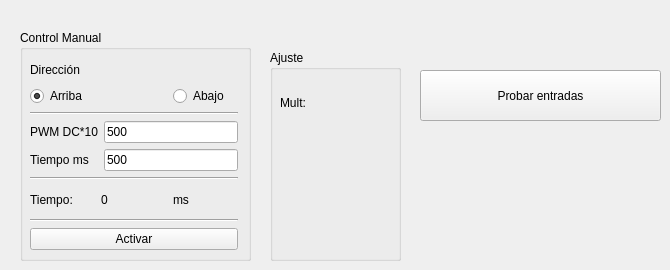
      <widget class="QWidget" name="tab_3">
       <attribute name="title">
        <string>ControlM</string>
       </attribute>
       <widget class="QGroupBox" name="groupBox_7">
        <property name="geometry">
         <rect>
          <x>20</x>
          <y>30</y>
          <width>231</width>
          <height>231</height>
         </rect>
        </property>
        <property name="title">
         <string>Control Manual</string>
        </property>
        <widget class="QWidget" name="layoutWidget_13">
         <property name="geometry">
          <rect>
           <x>10</x>
           <y>30</y>
           <width>208</width>
           <height>190</height>
          </rect>
         </property>
         <layout class="QVBoxLayout" name="verticalLayout_4">
          <item>
           <layout class="QGridLayout" name="gridLayout_7">
            <item row="0" column="0">
             <widget class="QLabel" name="label_18">
              <property name="text">
               <string>Dirección</string>
              </property>
             </widget>
            </item>
            <item row="0" column="1" colspan="2">
             <spacer name="horizontalSpacer_5">
              <property name="orientation">
               <enum>Qt::Horizontal</enum>
              </property>
              <property name="sizeHint" stdset="0">
               <size>
                <width>88</width>
                <height>20</height>
               </size>
              </property>
             </spacer>
            </item>
            <item row="1" column="0" colspan="2">
             <widget class="QRadioButton" name="radioButton_Up">
              <property name="text">
               <string>Arriba</string>
              </property>
              <property name="checked">
               <bool>true</bool>
              </property>
             </widget>
            </item>
            <item row="1" column="2">
             <widget class="QRadioButton" name="radioButton_Down">
              <property name="text">
               <string>Abajo</string>
              </property>
             </widget>
            </item>
           </layout>
          </item>
          <item>
           <widget class="Line" name="line_7">
            <property name="orientation">
             <enum>Qt::Horizontal</enum>
            </property>
           </widget>
          </item>
          <item>
           <layout class="QGridLayout" name="gridLayout_8">
            <item row="0" column="0">
             <widget class="QLabel" name="label_12">
              <property name="text">
               <string>PWM DC*10</string>
              </property>
             </widget>
            </item>
            <item row="0" column="1">
             <widget class="QLineEdit" name="lineEdit_pwmmc">
              <property name="text">
               <string>500</string>
              </property>
             </widget>
            </item>
            <item row="1" column="0">
             <widget class="QLabel" name="label_13">
              <property name="text">
               <string>Tiempo ms</string>
              </property>
             </widget>
            </item>
            <item row="1" column="1">
             <widget class="QLineEdit" name="lineEdit_dmc">
              <property name="text">
               <string>500</string>
              </property>
             </widget>
            </item>
           </layout>
          </item>
          <item>
           <widget class="Line" name="line_8">
            <property name="orientation">
             <enum>Qt::Horizontal</enum>
            </property>
           </widget>
          </item>
          <item>
           <layout class="QHBoxLayout" name="horizontalLayout_4">
            <item>
             <widget class="QLabel" name="label_19">
              <property name="text">
               <string>Tiempo:</string>
              </property>
             </widget>
            </item>
            <item>
             <widget class="QLabel" name="label_timeManual">
              <property name="text">
               <string>0</string>
              </property>
             </widget>
            </item>
            <item>
             <widget class="QLabel" name="label_39">
              <property name="text">
               <string>ms</string>
              </property>
             </widget>
            </item>
           </layout>
          </item>
          <item>
           <widget class="Line" name="line_9">
            <property name="orientation">
             <enum>Qt::Horizontal</enum>
            </property>
           </widget>
          </item>
          <item>
           <widget class="QPushButton" name="pushButton">
            <property name="text">
             <string>Activar</string>
            </property>
           </widget>
          </item>
         </layout>
        </widget>
       </widget>
       <widget class="QPushButton" name="pushButton_4">
        <property name="geometry">
         <rect>
          <x>420</x>
          <y>70</y>
          <width>241</width>
          <height>51</height>
         </rect>
        </property>
        <property name="text">
         <string>Probar entradas</string>
        </property>
       </widget>
       <widget class="QGroupBox" name="groupBox_9">
        <property name="geometry">
         <rect>
          <x>270</x>
          <y>50</y>
          <width>131</width>
          <height>211</height>
         </rect>
        </property>
        <property name="title">
         <string>Ajuste</string>
        </property>
        <widget class="QWidget" name="layoutWidget_14">
         <property name="geometry">
          <rect>
           <x>10</x>
           <y>40</y>
           <width>111</width>
           <height>25</height>
          </rect>
         </property>
         <layout class="QHBoxLayout" name="horizontalLayout_8">
          <item>
           <widget class="QLabel" name="label_20">
            <property name="text">
             <string>Mult:</string>
            </property>
           </widget>
          </item>
         </layout>
        </widget>
       </widget>
      </widget>
